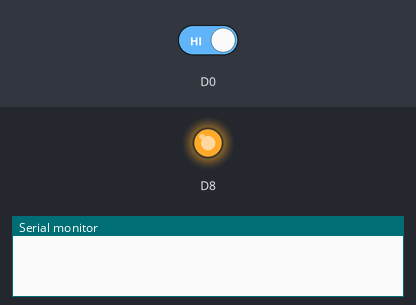
This sketch was run on a simulated ESP8266 (NodeMCU). On the bench: output pins drawn as LEDs (lit = HIGH), the last lines printed to the serial monitor. Dashed ring = blinking. The inputs (shaded band) are chosen by the test bench; at power-on: D0 HIGH.

Above: at 8.8 s.
8.9 s: D0 driven LOW
At 14.1 s:
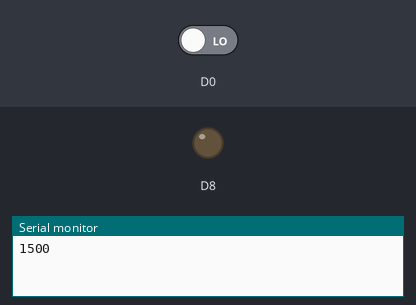
16.5 s: D0 driven HIGH
At 17.8 s:
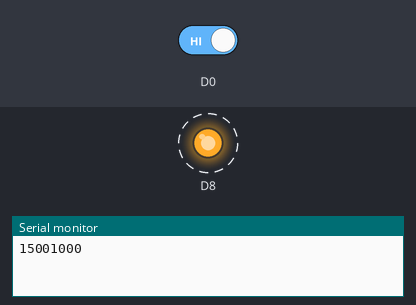
Timing chart, 0 to 27.5 s (numbered marks = the images above; inputs shaded):
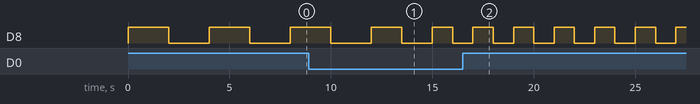

The sketch:

buzzer2.ino
```cpp
int D = 2000;
void setup() {
  // put your setup code here, to run once:
  pinMode(D0,INPUT_PULLUP);
  pinMode(D8,OUTPUT);
  Serial.begin(9600);
}

void loop() {
  // put your main code here, to run repeatedly:
  if(digitalRead(D0) == LOW){
    D = D-500;
    Serial.print(D);
  }else{
    D = D;
  }
  digitalWrite(D8,1);
  delay(D);
  digitalWrite(D8,0);
  delay(D);
}
```

Measured:
- by itself, D8: alternates HIGH for 1.0 s and LOW for 1.0 s
